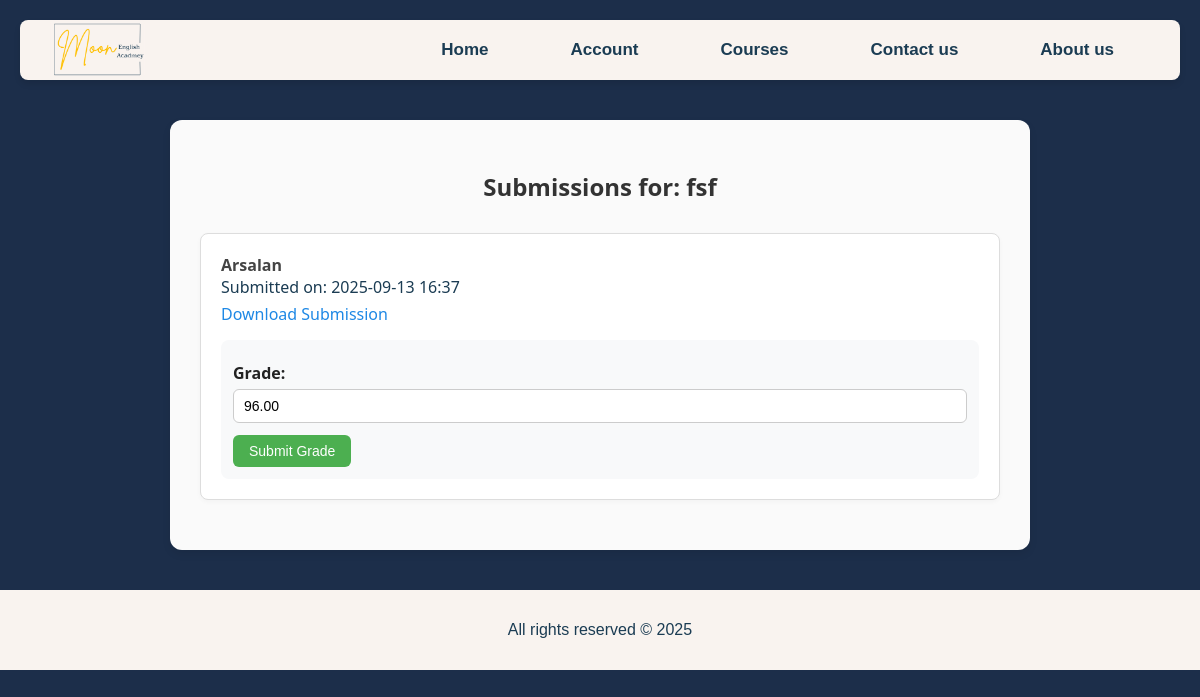
The app's page /teacher/exam/3/submissions/ (signed in) with its own data.
### main/models.py (models this page shows, shortened)
class Exam(models.Model):
    course = models.ForeignKey(Course, on_delete=models.CASCADE, related_name="exams")
    title = models.CharField(max_length=200)
    description = models.TextField(blank=True, null=True)
    file = models.FileField(upload_to="exams/", blank=True, null=True)
    created = models.DateTimeField(auto_now_add=True)
    deadline = models.DateTimeField(blank=True, null=True)

class ExamSubmission(models.Model):
    exam = models.ForeignKey(Exam, on_delete=models.CASCADE, related_name="submissions")
    student = models.ForeignKey(settings.AUTH_USER_MODEL, on_delete=models.CASCADE)
    file = models.FileField(upload_to="exam_submissions/")
    submitted_at = models.DateTimeField(auto_now_add=True)
    grade = models.DecimalField(max_digits=5, decimal_places=2, blank=True, null=True)
    graded = models.BooleanField(default=False)

class CustomUser(AbstractUser):
    user_type = models.CharField(max_length=10, choices=USER_TYPE_CHOICES)
    level = models.CharField(max_length=30, choices=ENGLISH_LEVELS, blank=True, null=True)
    profile_image = models.ImageField(upload_to='profile_pics/', default='profile_pics/default.png', blank=True)
    rating = models.FloatField(default=0.0)

### main/views.py (the view, shortened to what this page needs)
# urls.py: path('teacher/exam/<int:exam_id>/submissions/', views.exam_submissions_view, name='exam_submissions_view'),
@login_required
def exam_submissions_view(request, exam_id):
    exam = get_object_or_404(Exam, id=exam_id)
    submissions = ExamSubmission.objects.filter(exam=exam)
    return render(request, 'grade_exams.html', {
        'exam': exam,
        'submissions': submissions
    })

### templates/grade_exams.html (shortened to what this page needs)
{% extends 'base.html' %}
{% load static %}
{% block content %}
{% block extra_css %}
<link rel="stylesheet" href="{% static 'css/submission_list.css' %}">
{% endblock %}
<div class="submission-container">
    <h2>Submissions for: {{ exam.title }}</h2>
    {% if submissions %}
        <ul>
            {% for submission in submissions %}
                <li>
                    <strong>{{ submission.student.username }}</strong><br>
                    Submitted on: {{ submission.submitted_at|date:"Y-m-d H:i" }}<br>
                    <a href="{{ submission.file.url }}" download>Download Submission</a>
                    <form method="post">
                        <label>Grade:</label>
                        <input type="number" name="grade" min="0" max="100" value="{{ submission.grade|default_if_none:'' }}" required><br>
                        <button type="submit">Submit Grade</button>
                    </form>
                </li>
            {% endfor %}
        </ul>
    {% else %}
        <p>No submissions yet.</p>
    {% endif %}
</div>
{% endblock %}

### static/css/style.css (style rules this page uses)
body { font-family: Arial, sans-serif; background-color: #1c2e4a; color: #1B3C53; margin: 0; padding: 0; direction: ltr; text-align: left; position: relative; }

### static/css/submission_list.css (style rules this page uses)
.submission-container { max-width: 800px; margin: 40px auto; background-color: #fafafa; padding: 30px; border-radius: 12px; box-shadow: 0 4px 8px rgba(0,0,0,0.08); font-family: 'Segoe UI', sans-serif; }
.submission-container h2 { text-align: center; color: #333; margin-bottom: 30px; }
.submission-container ul { list-style-type: none; padding: 0; }
.submission-container li { background: #ffffff; border: 1px solid #ddd; border-radius: 8px; margin-bottom: 20px; padding: 20px; box-shadow: 0 2px 5px rgba(0,0,0,0.03); }
.submission-container strong { color: #444; font-size: 16px; }
.submission-container a { display: inline-block; margin-top: 5px; color: #1e88e5; text-decoration: none; }
.submission-container form { margin-top: 15px; background-color: #f8f9fa; padding: 12px; border-radius: 8px; }
.submission-container label { font-weight: bold; display: block; margin-top: 10px; color: #222; }
.submission-container input[type="number"], .submission-container textarea { width: 100%; padding: 8px 10px; margin-top: 5px; border-radius: 6px; border: 1px solid #ccc; font-size: 14px; box-sizing: border-box; }
.submission-container button[type="submit"] { margin-top: 12px; background-color: #4CAF50; color: white !important; border: none; padding: 8px 16px; border-radius: 6px; font-size: 14px; cursor: pointer; transition: background-color 0.3s ease; }

### records on screen
Exam: title "fsf"
ExamSubmission: student.username "Arsalan", submitted_at "2025-09-13 16:37", grade "96.00"
